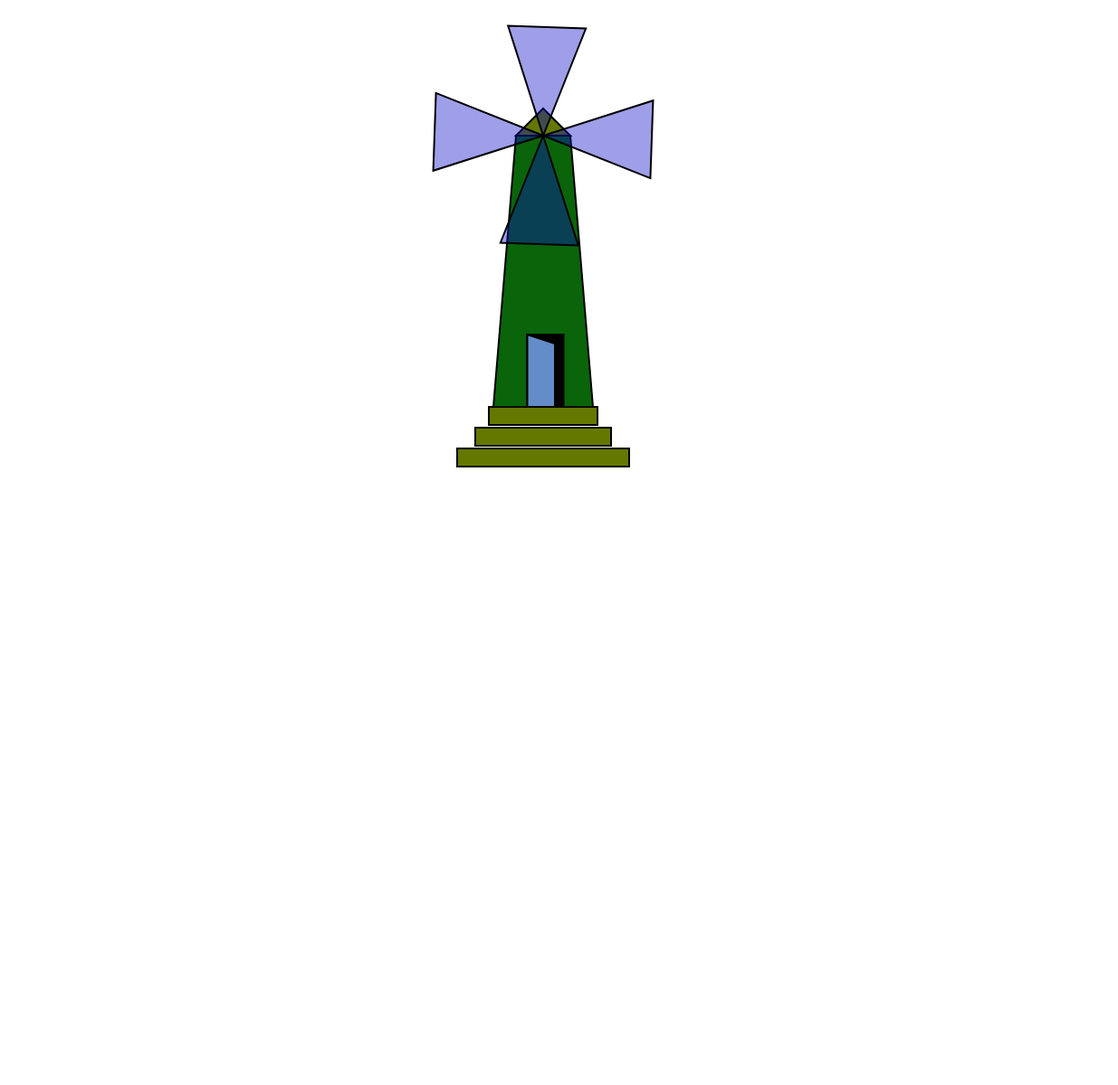
Frame 1 (no input)
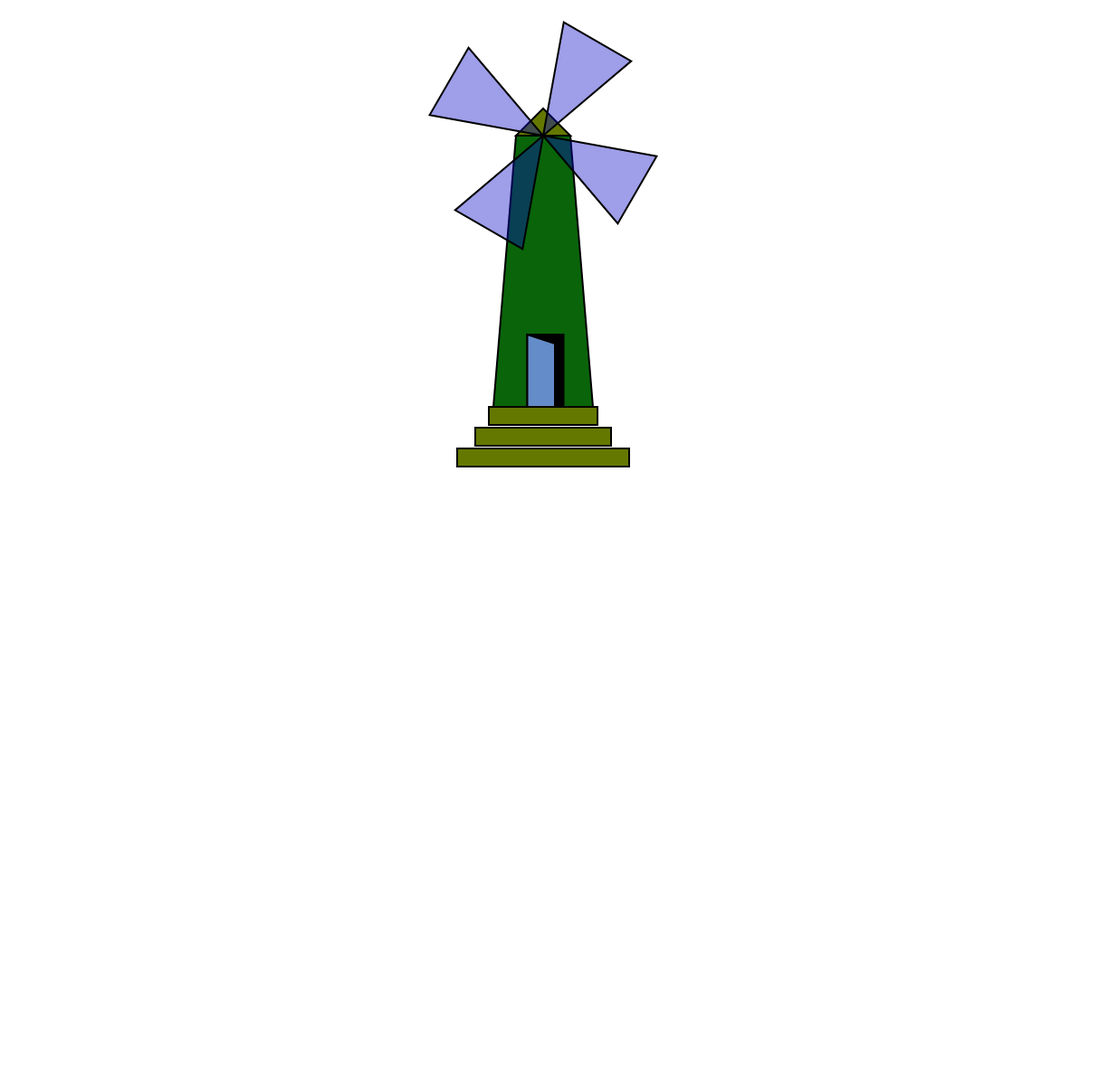
Frame 60 (no input)
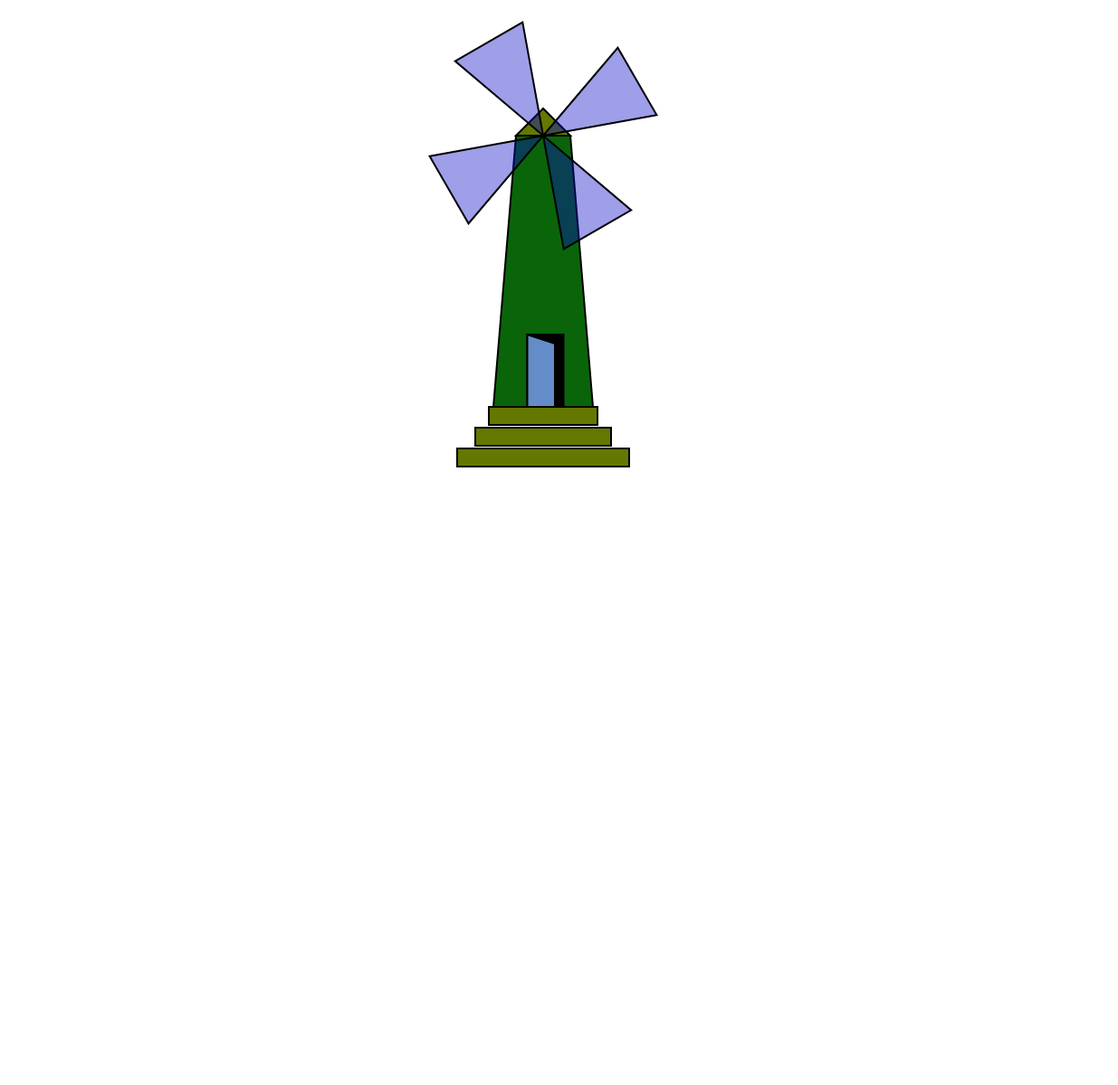
Frame 120 (the mouse pressed at the canvas centre since frame 60)

The p5.js sketch that drew these frames (run headless with seeded random() and noise() and a simulated clock; from frame 60 on, the mouse is pressed at the canvas centre):

// p5.js sketch
// ── sketch.js
let x1 = 120, y1 = 43;
let x2 = 120 , y2 = -43;
let x3, y3 = 43;
let x4 = 120 , y4 = -43;
let x5 = 43, y5 = y6 = 120;
let x6 = -43
let x7 = 43, y7;
let  x8 = -43, y8;
let xR1, yR1, xR2, yR2, xR3, yR3, xR4, yR4;
let rate = 2;
function setup() {
	createCanvas(1235, 1200);
	angleMode(DEGREES);
	x3 = ((120 * cos(180)) - (43 * sin(180)));
	x4 = ((120 * cos(180)) - (-43 * sin(180)));
	y7 = ((43 * sin(180)) + (120 * cos(180)));
	y8 = ((-43 * sin(180)) + (120 * cos(180)));
}
function draw() {
	background(255,255,255);
	noStroke();
	translate(600, 150);
	stroke(0);
	//Shaft Start
	strokeWeight(2);
	fill(100,120, 0);
	triangle(-30,0,30,0, 0, -30); //Triangular cap
	fill(10,100,10);	
	quad(-30, 0, 30, 0, 55, 300, -55, 300); // Shaft
	fill(30, 144, 100);
	//door
	fill(0,0,0);
  	rect(-17.5, 220, 40, 80);
  	fill(100,140,200);
  	quad(-17.5,220, 13,230, 13, 300, -17.5,300);
	//base
	fill(100, 120, 0);
	rect(-60, 300, 120, 20);
	rect(-75, 323, 150, 20);
	rect(-95, 346, 190, 20);
	//shaft End
	//First Blade Start
	xR1 = (x1*cos(rate)) - (y1 * sin(rate));
	yR1 = (x1 * sin(rate)) + (y1 * cos(rate));
	x1 = xR1;
	y1 = yR1;

	xR2 = (x2*cos(rate)) - (y2 * sin(rate));
	yR2 = (x2 * sin(rate)) + (y2 * cos(rate));
	x2 = xR2;
	y2 = yR2;

	fill(10,10,200,100);
	quad(0, 0, 0, 0, xR1, yR1, xR2, yR2);
	
	// Second Blade Start
	xR3 = (x3*cos(rate)) - (y3 * sin(rate));
	yR3 = (x3 * sin(rate)) + (y3 * cos(rate));
	x3 = xR3;
	y3 = yR3;

	xR4 = (x4*cos(rate)) - (y4 * sin(rate));
	yR4 = (x4 * sin(rate)) + (y4 * cos(rate));
	x4 = xR4;
	y4 = yR4;
	quad(0, 0, 0, 0, xR3, yR3, xR4, yR4);
	
	//Second Blade Stop

	// Third Blade start
	//SE line
	xR5 = (x5*cos(rate)) - (y5 * sin(rate));
	yR5 = (x5 * sin(rate)) + (y5 * cos(rate));
	x5 = xR5;
	y5 = yR5;

	xR6 = (x6*cos(rate)) - (y6 * sin(rate));
	yR6 = (x6 * sin(rate)) + (y6 * cos(rate));
	x6 = xR6;
	y6 = yR6;
	quad(0, 0, 0, 0, xR5, yR5, xR6, yR6);
	
	// Third Blade Stop
	//Fourth Blade Start
	xR7 = (x7*cos(rate)) - (y7 * sin(rate));
	yR7 = (x7 * sin(rate)) + (y7 * cos(rate));
	x7 = xR7;
	y7 = yR7;

	xR8 = (x8*cos(rate)) - (y8 * sin(rate));
	yR8 = (x8 * sin(rate)) + (y8 * cos(rate));
	x8 = xR8;
	y8 = yR8;
	quad(0, 0, 0, 0, xR7, yR7, xR8, yR8);
	//Fourth Blade Stop

}
